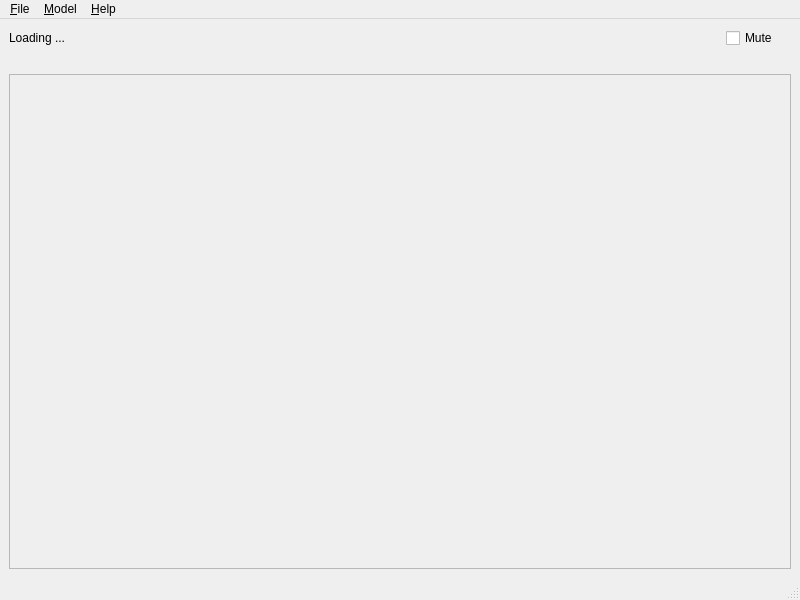
<?xml version="1.0" encoding="UTF-8"?>
<ui version="4.0">
 <class>MainWindow</class>
 <widget class="QMainWindow" name="MainWindow">
  <property name="geometry">
   <rect>
    <x>0</x>
    <y>0</y>
    <width>800</width>
    <height>600</height>
   </rect>
  </property>
  <property name="windowTitle">
   <string>VoiceAssistant - Pre alpha!</string>
  </property>
  <widget class="QWidget" name="container">
   <layout class="QVBoxLayout" name="verticalLayout" stretch="0,0,0">
    <item>
     <layout class="QHBoxLayout" name="horizontalLayout" stretch="1,0,0">
      <item>
       <widget class="QLabel" name="statusLabel">
        <property name="text">
         <string>Loading ...</string>
        </property>
        <property name="textFormat">
         <enum>Qt::RichText</enum>
        </property>
        <property name="wordWrap">
         <bool>true</bool>
        </property>
        <property name="openExternalLinks">
         <bool>true</bool>
        </property>
       </widget>
      </item>
      <item>
       <widget class="QCheckBox" name="muteButton">
        <property name="text">
         <string>Mute</string>
        </property>
        <property name="icon">
         <iconset theme="audio-input-microphone">
          <normaloff>.</normaloff>.</iconset>
        </property>
       </widget>
      </item>
      <item>
       <widget class="QLabel" name="timeLabel">
        <property name="text">
         <string/>
        </property>
        <property name="textFormat">
         <enum>Qt::PlainText</enum>
        </property>
        <property name="alignment">
         <set>Qt::AlignLeading|Qt::AlignLeft|Qt::AlignTop</set>
        </property>
       </widget>
      </item>
     </layout>
    </item>
    <item>
     <widget class="QLabel" name="textLabel">
      <property name="text">
       <string/>
      </property>
      <property name="wordWrap">
       <bool>true</bool>
      </property>
     </widget>
    </item>
    <item>
     <widget class="QScrollArea" name="content">
      <property name="widgetResizable">
       <bool>true</bool>
      </property>
      <widget class="QWidget" name="scrollAreaWidgetContents">
       <property name="geometry">
        <rect>
         <x>0</x>
         <y>0</y>
         <width>780</width>
         <height>489</height>
        </rect>
       </property>
      </widget>
     </widget>
    </item>
   </layout>
  </widget>
  <widget class="QStatusBar" name="statusbar"/>
  <widget class="QMenuBar" name="menuBar">
   <property name="geometry">
    <rect>
     <x>0</x>
     <y>0</y>
     <width>800</width>
     <height>20</height>
    </rect>
   </property>
   <widget class="QMenu" name="menu_File">
    <property name="title">
     <string>&amp;File</string>
    </property>
    <addaction name="actionSettings"/>
    <addaction name="separator"/>
    <addaction name="action_Quit"/>
   </widget>
   <widget class="QMenu" name="menu_Help">
    <property name="title">
     <string>&amp;Help</string>
    </property>
    <addaction name="action_About"/>
    <addaction name="actionAbout_Qt"/>
   </widget>
   <widget class="QMenu" name="menu_Models">
    <property name="title">
     <string>&amp;Model</string>
    </property>
    <addaction name="actionHas_word"/>
    <addaction name="actionOpen_downloader"/>
   </widget>
   <addaction name="menu_File"/>
   <addaction name="menu_Models"/>
   <addaction name="menu_Help"/>
  </widget>
  <action name="action_About">
   <property name="text">
    <string>&amp;About</string>
   </property>
  </action>
  <action name="actionAbout_Qt">
   <property name="text">
    <string>About &amp;Qt</string>
   </property>
  </action>
  <action name="actionHas_word">
   <property name="text">
    <string>Contains word</string>
   </property>
  </action>
  <action name="actionOpen_downloader">
   <property name="text">
    <string>Open downloader</string>
   </property>
  </action>
  <action name="action_Quit">
   <property name="icon">
    <iconset theme="window-close">
     <normaloff>.</normaloff>.</iconset>
   </property>
   <property name="text">
    <string>&amp;Quit</string>
   </property>
   <property name="shortcut">
    <string>Ctrl+Q</string>
   </property>
   <property name="menuRole">
    <enum>QAction::QuitRole</enum>
   </property>
  </action>
  <action name="actionSettings">
   <property name="text">
    <string>Settings</string>
   </property>
  </action>
 </widget>
 <resources/>
 <connections/>
</ui>
